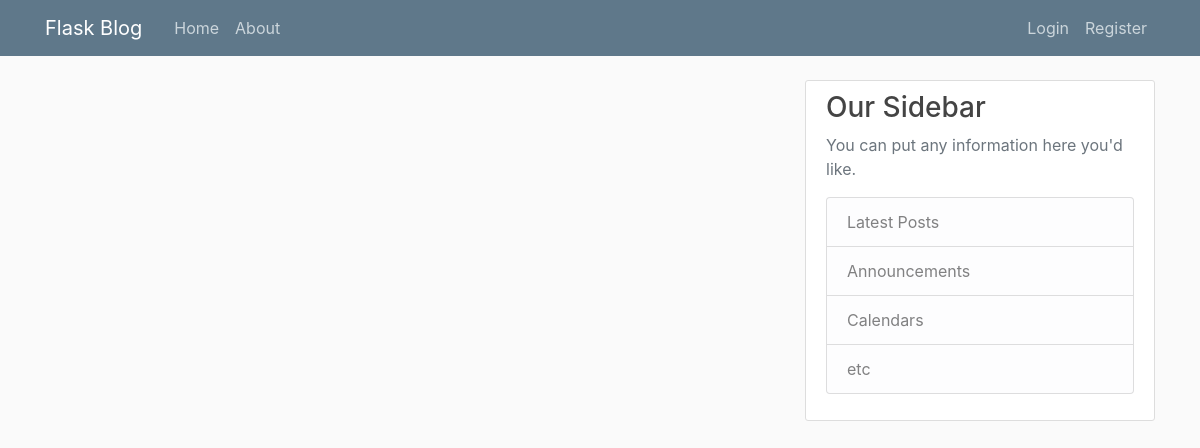
The app's page /home, older data.
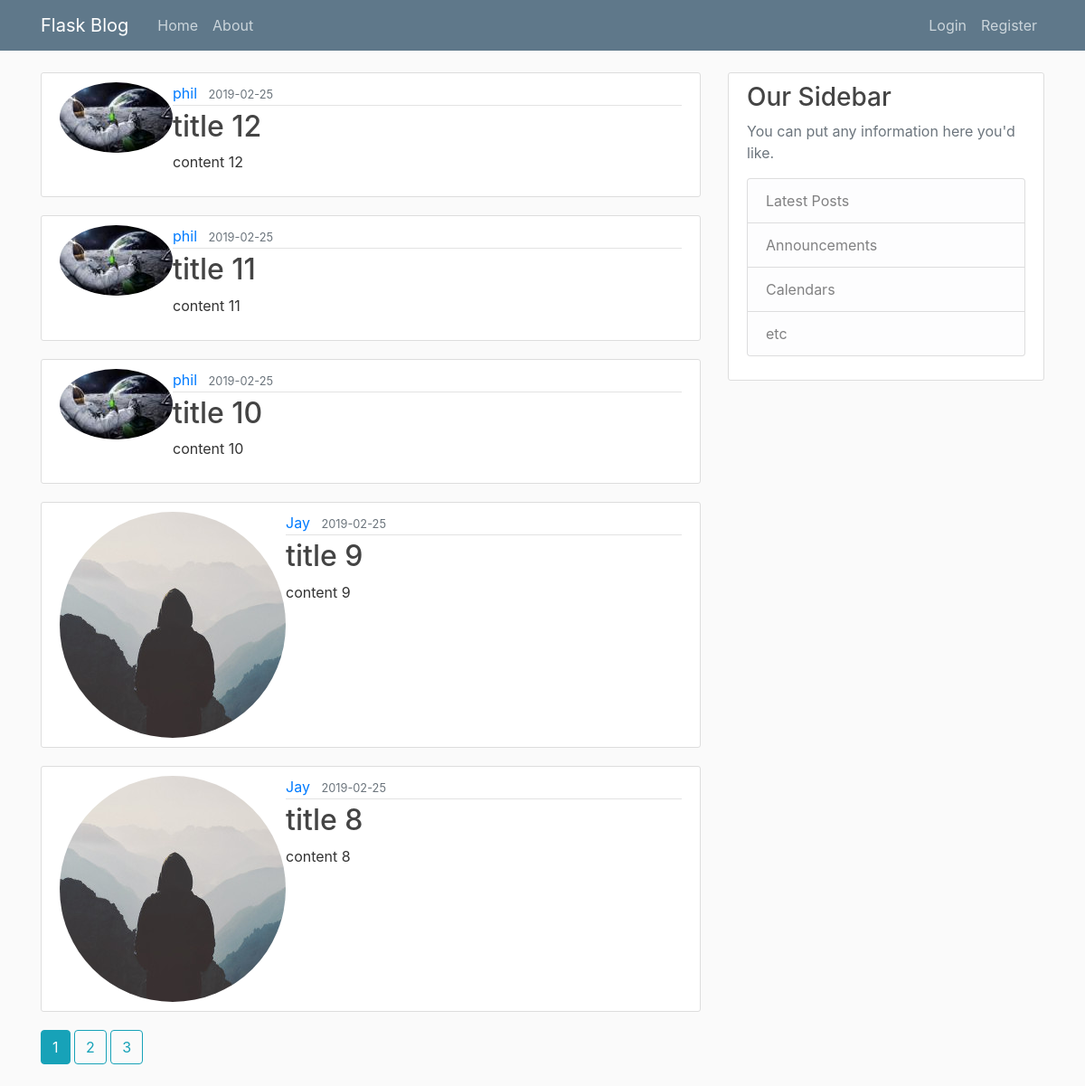
The same page, newer data.
### blog/models.py (models this page shows, shortened)
class Post(db.Model):
    id = db.Column(db.Integer, primary_key=True)
    title = db.Column(db.String(100), nullable=False)
    date_posted = db.Column(db.DateTime, nullable=False, default=datetime.utcnow )
    content = db.Column(db.Text, nullable=False)
    user_id = db.Column(db.Integer, db.ForeignKey('user.id'), nullable=False)

class User(db.Model, UserMixin):
    id = db.Column(db.Integer, primary_key=True)
    username = db.Column(db.String(20), unique=True, nullable=False)
    email = db.Column(db.String(120), unique=True, nullable=False)
    image_file = db.Column(db.String(20), nullable=False, default='default.jpg')
    password = db.Column(db.String(60), nullable=False)
    posts = db.relationship('Post', backref='author', lazy=True)

### blog/main/routes.py (the view)
@main.route("/")
@main.route("/home")
def home():
    page = request.args.get('page', 1, type=int)
    posts = Post.query.order_by(Post.date_posted.desc()).paginate(page=page, per_page=5)
    return  render_template('home.html', posts=posts)

### blog/templates/home.html (shortened to what this page needs)
{% extends "layout.html" %}
{% block content %}
    {% for post in posts.items  %}
        <article class="media content-section">
          <img class='rounded-circle article-image' src="{{ url_for('static', filename='profile_pics/' + post.author.image_file)}}">
          <div class="media-body">
            <div class="article-metadata">
              <a class="mr-2" href="{{ url_for('users.user_posts', username=post.author.username)  }}">{{ post.author.username }}</a>
              <small class="text-muted">{{ post.date_posted.strftime('%Y-%m-%d') }}</small>
            </div>
            <h2><a class="article-title" href="{{ url_for('posts.post', post_id=post.id)  }}">{{ post.title }}</a></h2>
            <p class="article-content">{{ post.content }}</p>
          </div>
        </article>
    {% endfor %}
    {% for page_num in posts.iter_pages(left_edge=1, right_edge=1, left_current=1, right_current=2) %}
      {% if page_num %}
        {% if posts.page == page_num %}
          <a class="btn btn-info mb-4" href="{{ url_for('main.home', page=page_num) }}">{{ page_num }}</a>
        {% else %}
          <a class="btn btn-outline-info mb-4" href="{{ url_for('main.home', page=page_num) }}">{{ page_num }}</a>
        {% endif %}
      {% endif %}
    {% endfor %}
{% endblock content %}

### blog/templates/layout.html (shortened to what this page needs)
<!DOCTYPE html>
<html>
<head>
    <link rel="stylesheet" href="https://maxcdn.bootstrapcdn.com/bootstrap/4.0.0/css/bootstrap.min.css">
    <link rel="stylesheet" type="text/css" href="{{ url_for('static', filename='main.css') }}">
</head>
<body>
    <header class="site-header">
      <nav class="navbar navbar-expand-md navbar-dark bg-steel fixed-top">
        <div class="container">
          <a class="navbar-brand mr-4" href="/">Flask Blog</a>
          <div class="collapse navbar-collapse" id="navbarToggle">
            <div class="navbar-nav mr-auto">
              <a class="nav-item nav-link" href="{{ url_for('main.home') }}">Home</a>
              <a class="nav-item nav-link" href="{{ url_for('main.about') }}">About</a>
            </div>
            <div class="navbar-nav">
              {% if current_user.is_authenticated  %}
                <a class="nav-item nav-link" href="{{ url_for('posts.new_post') }}">New Post</a>
                <a class="nav-item nav-link" href="{{ url_for('users.account') }}">Account</a>
                <a class="nav-item nav-link" href="{{ url_for('users.logout') }}">Logout</a>
              {% else %}
                <a class="nav-item nav-link" href="{{ url_for('users.login') }}">Login</a>
                <a class="nav-item nav-link" href="{{ url_for('users.register') }}">Register</a>
              {% endif %}
            </div>
          </div>
        </div>
      </nav>
    </header>
    <main role="main" class="container">
      <div class="row">
        <div class="col-md-8">
          {% block content %}{% endblock %}
        </div>
        <div class="col-md-4">
          <div class="content-section">
            <h3>Our Sidebar</h3>
            <p class='text-muted'>You can put any information here you'd like.
              <ul class="list-group">
                <li class="list-group-item list-group-item-light">Latest Posts</li>
                <li class="list-group-item list-group-item-light">Announcements</li>
                <li class="list-group-item list-group-item-light">Calendars</li>
                <li class="list-group-item list-group-item-light">etc</li>
              </ul>
            </p>
          </div>
        </div>
      </div>
    </main>
</body>
</html>

### blog/static/main.css (style rules this page uses)
body { background: #fafafa; color: #333333; margin-top: 5rem; }
h1, h2, h3, h4, h5, h6 { color: #444444; }
.bg-steel { background-color: #5f788a; }
.site-header .navbar-nav .nav-link { color: #cbd5db; }
.content-section { background: #ffffff; padding: 10px 20px; border: 1px solid #dddddd; border-radius: 3px; margin-bottom: 20px; }
.article-title { color: #444444; }
.article-content { white-space: pre-line; }
.article-metadata { padding-bottom: 1px; margin-bottom: 4px; border-bottom: 1px solid #e3e3e3 }

Row changes from the older to the newer data that the page shows:
added Post: image_file (picture), author.username "phil", date_posted "2019-02-25", title "title 12", content "content 12"
added Post: image_file (picture), author.username "phil", date_posted "2019-02-25", title "title 11", content "content 11"
added Post: image_file (picture), author.username "phil", date_posted "2019-02-25", title "title 10", content "content 10"
added Post: image_file (placeholder picture), author.username "Jay", date_posted "2019-02-25", title "title 9", content "content 9"
added Post: image_file (placeholder picture), author.username "Jay", date_posted "2019-02-25", title "title 8", content "content 8"
Text that changed along with them:
new list line: "1"
new list line: "2"
new list line: "3"
